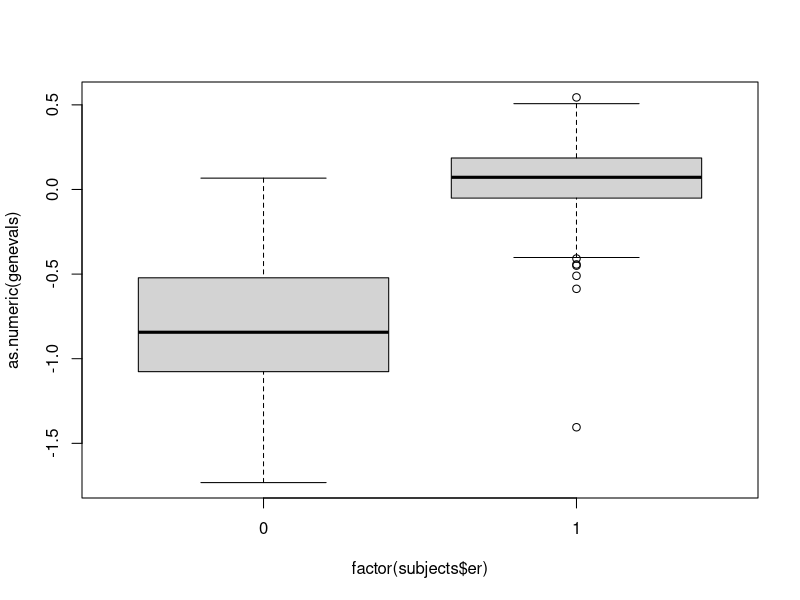

This chart was generated by the following R code:
## ---- chunk 1
genes <- read.delim("gene.description.txt")
subjects <- read.delim("cancer.patients.txt")
evals <- read.delim("gene.expression.txt",stringsAsFactors = FALSE)
## ---- chunk 2
ind <- match("GATA3", genes[,2])
probe <- genes[ind,1]
genevals <- evals[match(probe,rownames(evals)),]

## ---- chunk 3
boxplot(as.numeric(genevals)~factor(subjects$er))
t.test(as.numeric(genevals)~factor(subjects$er))
